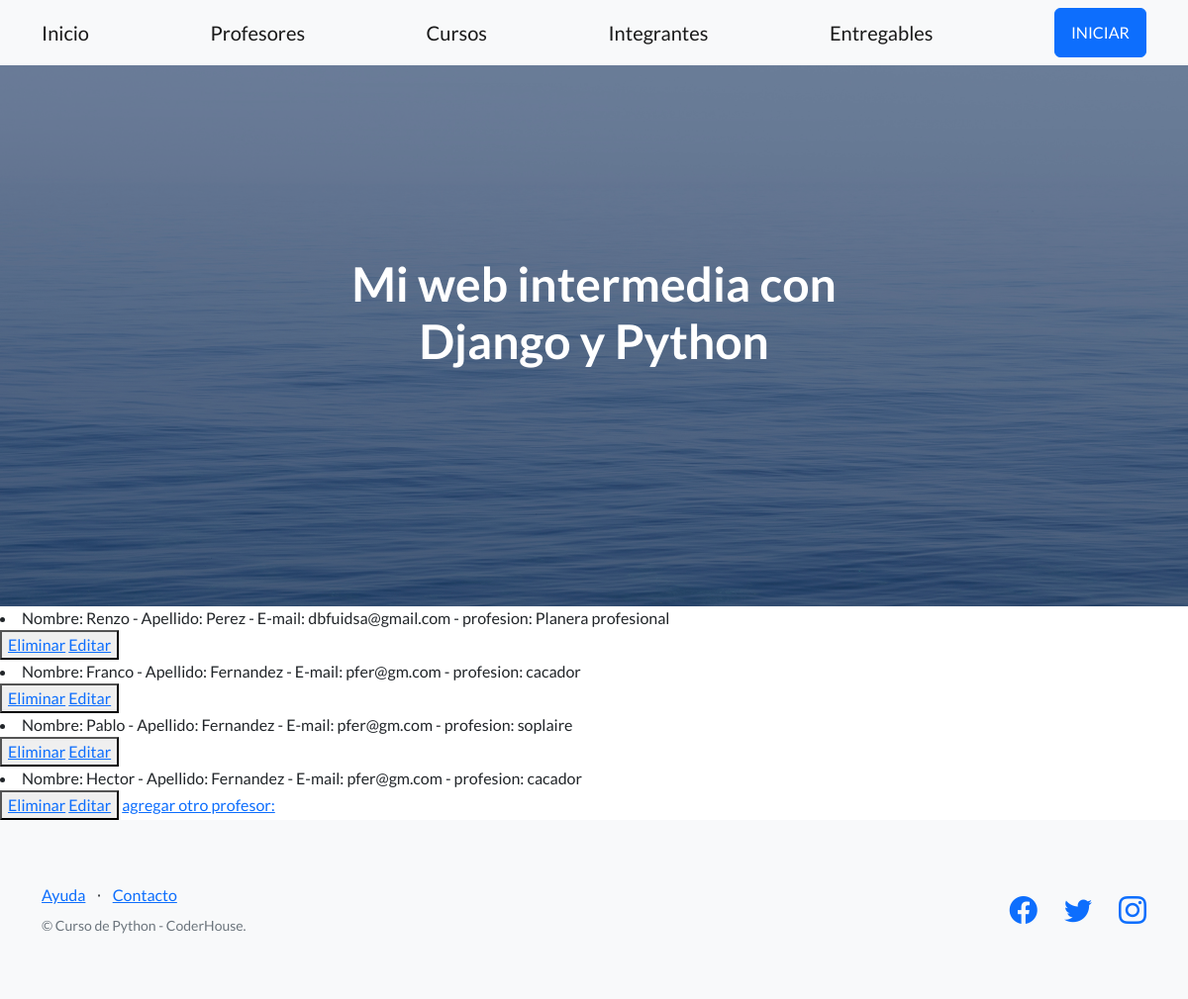
Page /Primer_app/leerProfesores on the committed database.
### Primer_app/models.py (models this page shows)
class Profe (models.Model):
    nombre = models.CharField(max_length=30)
    apellido = models.CharField(max_length=30)
    email = models.EmailField()
    profesion = models.CharField(max_length=30)
    def __str__(self):
        return f'Nombre: {self.nombre} - Apellido: {self.apellido} - E-mail: {self.email} - profesion: {self.profesion}'

### Primer_app/views.py (the view)
# urls.py: path('leerProfesores',views.leerProfesores, name = "LeerProfesores"),
def leerProfesores(request):
    profesores = Profe.objects.all()
    contexto = {"profesores":profesores}
    return render(request, "Primer_app/leerProfesores.html",contexto)

### Primer_app/Templates/Primer_app/leerProfesores.html
{% extends "Primer_app/Padre.html" %}
{% load static %}
{% block contenidoQueCambia %}
    {% for p in profesores %}
        <li>{{p}}</li>
        <button>
            <a href= "{% url 'primerApp:EliminarProfesor' p.nombre %}">  Eliminar</a>
            <a href= "{% url 'primerApp:EditarProfesor' p.nombre %}">  Editar</a>
        </button>
    {% endfor %}
    <a href="{% url 'primerApp:Profes'%}">agregar otro profesor: </a>
{% endblock %}

### Primer_app/Templates/Primer_app/Padre.html (shortened to what this page needs)
<!DOCTYPE html>
<html lang="en">
    <head>
        {% load static %}
        <link href="https://cdn.jsdelivr.net/npm/bootstrap-icons@1.5.0/font/bootstrap-icons.css" rel="stylesheet" type="text/css" />
        <link href="{%static 'Primer_app/css/styles.css' %}" rel="stylesheet" />
    </head>
    <body>
        <nav class="navbar navbar-light bg-light static-top">
            <div class="container">
                <a class="navbar-brand" href="{% url 'primerApp:Inicio' %}">Inicio</a>
                <a class="navbar-brand" href="{% url 'primerApp:Profes' %}">Profesores</a>
                <a class="navbar-brand" href="{% url 'primerApp:Cursos' %}">Cursos</a>
                <a class="navbar-brand" href="{% url 'primerApp:Integrantes' %}">Integrantes</a>
                <a class="navbar-brand" href="{% url 'primerApp:Entregables' %}">Entregables</a>
                <a class="btn btn-primary" href="#todavianada">INICIAR</a>
            </div>
        </nav>
        <header class="masthead">
            <div class="container position-relative">
                <div class="row justify-content-center">
                    <div class="col-xl-6">
                        <div class="text-center text-white">
                            <h1 class="mb-5">Mi web intermedia con Django y Python</h1>
                        </div>
                    </div>
                </div>
            </div>
        </header>
        {% block contenidoQueCambia %}{% endblock %}
        <footer class="footer bg-light">
            <div class="container">
                <div class="row">
                    <div class="col-lg-6 h-100 text-center text-lg-start my-auto">
                        <ul class="list-inline mb-2">
                            <li class="list-inline-item"><a href="#!">Ayuda</a></li>
                            <li class="list-inline-item">⋅</li>
                            <li class="list-inline-item"><a href="#!">Contacto</a></li>
                        </ul>
                        <p class="text-muted small mb-4 mb-lg-0">&copy; Curso de Python - CoderHouse.</p>
                    </div>
                    <div class="col-lg-6 h-100 text-center text-lg-end my-auto">
                        <ul class="list-inline mb-0">
                            <li class="list-inline-item me-4">
                                <a href="#!"><i class="bi-facebook fs-3"></i></a>
                            </li>
                            <li class="list-inline-item me-4">
                                <a href="#!"><i class="bi-twitter fs-3"></i></a>
                            </li>
                            <li class="list-inline-item">
                                <a href="#!"><i class="bi-instagram fs-3"></i></a>
                            </li>
                        </ul>
                    </div>
                </div>
            </div>
        </footer>
    </body>
</html>

### rows in the picture
Profe: nombre+apellido+email "Nombre: Renzo - Apellido: Perez - E-mail: dbfuidsa@gmail.com - profesion: Planera profesional"
Profe: nombre+apellido+email "Nombre: Franco - Apellido: Fernandez - E-mail: pfer@gm.com - profesion: cacador"
Profe: nombre+apellido+email "Nombre: Pablo - Apellido: Fernandez - E-mail: pfer@gm.com - profesion: soplaire"
Profe: nombre+apellido+email "Nombre: Hector - Apellido: Fernandez - E-mail: pfer@gm.com - profesion: cacador"
